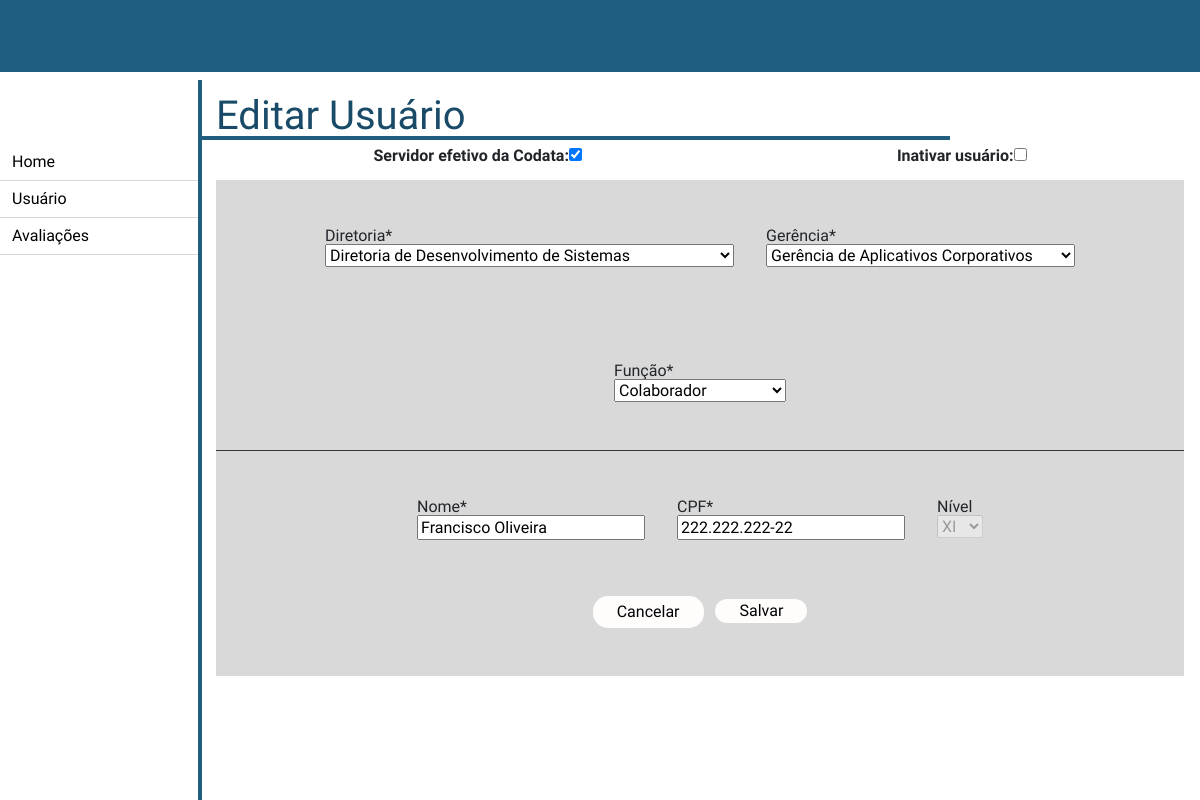
The app's page /recursos_humanos/editar_usuario/2 with its own data.
### recursos_humanos/models.py (models this page shows, shortened)
class Usuario(models.Model):
    FUNCAO = (
        ('presidente', "Presidente"),
        ('diretos', "Diretor"),
        ('gerente', "Gerente"),
        ('chefe', "Chefe"),
        ('colaborador', "Colaborador"),
        ('cedido', "Cedido a outro orgão"),
        ('recursos_humanos', "Recursos Humanos"),
    )
    CLASSE = (
        ('classe1', "Classe 1"),
        ('classe2', "Classe 2"),
        ('classe3', "Classe 3"),
    )
    NIVEL = (
        ('', '----'),
        ('i', "I"),
        ('ii', "II"),
        ('iii', "III"),
        ('iv', "IV"),
        ('v', "V"),
        ('vi', "VI"),
        ('vii', "VII"),
        ('viii', "VIII"),
        ('ix', "IX"),
        ('x', "X"),
        ('xi', "XI"),
        ('xii', "XII"),
    )
    nome = models.CharField(max_length=100, blank=False, null=False)
    senha = models.CharField(max_length=20, blank=False, null=False)
    email = models.EmailField(blank=False, null=False)
    cpf = models.CharField(max_length=14, blank=False, null=False)
    data_criacao_usuario = models.DateField(default=datetime.now, blank=False, null=False)
    data_atualizacao_usuario = models.DateField(blank=True, null=True)
    data_exclusao_usuario = models.DateField(blank=True, null=True)
    ultima_avaliacao = models.DateField(blank=True, null=True)
    setor = models.CharField(max_length=50)
    cargo = models.CharField(max_length=50)
    funcao = models.CharField(max_length=20, choices=FUNCAO)
    classe = models.CharField(max_length=20, choices=CLASSE)
    nivel = models.CharField(max_length=5, choices=NIVEL)
    gerencia = models.ForeignKey('Gerencia', on_delete=models.CASCADE)
    diretoria = models.ForeignKey('Diretoria', on_delete=models.CASCADE)
    efetivo = models.BooleanField(default=False)
    inativo = models.BooleanField(default=False)
    meritos = models.ManyToManyField(FatorDesempenhoMerito, blank=True)
    demeritos = models.ManyToManyField(FatorDesempenhoDemerito, blank=True)
    avaliacoes = models.ManyToManyField(AvaliacaoDesempenho, blank=True)
    class Meta:
        verbose_name = "Usuário"

class Diretoria(models.Model):
    diretoria = models.CharField(max_length=100, blank=False, null=False)
    sigla = models.CharField(max_length=10, blank=False, null=False)
    def __str__(self) -> str:
        return self.diretoria

class Gerencia(models.Model):
    gerencia = models.CharField(max_length=100, blank=False, null=False)
    diretoria = models.ForeignKey(Diretoria, on_delete=models.CASCADE)
    class Meta:
        verbose_name = "Gerência"
    def __str__(self) -> str:
        return self.gerencia

### recursos_humanos/views.py (the view)
# urls.py: path('editar_usuario/<int:id>', views.editar_usuario, name='editar_usuario'),
def editar_usuario(request, id=None):
    instance = get_object_or_404(Usuario, id=id)
    form = EditarUsuarioForm(request.POST or None, instance=instance)
    if form.is_valid():
        instance = form.save(commit=False)
        instance.save()
        return redirect("listar_usuarios")
    return render(request, "recursos_humanos/editar_usuario.html", {"instance": instance, "form": form})

### recursos_humanos/forms.py
class EditarUsuarioForm(forms.ModelForm):
    def __init__(self, *args, **kwargs):
        super().__init__(*args, **kwargs)
        self.fields['gerencia'].queryset = Gerencia.objects.none()
        if 'diretoria' in self.data:
            try:
                id_diretoria = int(self.data.get('diretoria'))
                self.fields['gerencia'].queryset = Gerencia.objects.filter(diretoria_id=id_diretoria).order_by('gerencia')
            except (ValueError, TypeError):
                pass  # invalid input from the client; ignore and fallback to empty Gerencia queryset
        elif self.instance.pk:
            self.fields['gerencia'].queryset = self.instance.diretoria.gerencia_set.order_by('gerencia')
    class Meta:
        model = Usuario
        fields = ['efetivo', 'inativo', 'diretoria', 'gerencia', 'funcao', 'nome', 'cpf', 'nivel']

### templates/recursos_humanos/editar_usuario.html (shortened to what this page needs)
{% extends './home.html' %}
{% block 'conteudo' %}
<div class="col m-0 p-0">
    <h1 class="border-bottom-blue pl-3 w-75">Editar Usuário</h1>
    <form action="" method="post" class="">
        <div class="row d-flex justify-content-around mx-3 my-2">
            <div class="row m-0 fieldWrapper">
                <label class="mb-0 font-weight-bold" for="{{ form.efetivo.efetivo }}">Servidor efetivo da
                    Codata:</label>
                <div>{{ form.efetivo }}</div>
            </div>
            <div class="row m-0 fieldWrapper">
                <label class="mb-0 font-weight-bold" for="{{ form.inativo.inativo }}">Inativar usuário:</label>
                <div>{{ form.inativo }}</div>
            </div>
        </div>
        <div class="d-flex flex-column align-items-center mt-3 mx-3" style="background-color: #D9D9D9;">
            <div class="row justify-content-center m-0">
                <div class="mx-3 my-5 fieldWrapper">
                    <label class="mb-0" for="{{ form.diretoria.diretoria }}">Diretoria*</label>
                    <div>{{ form.diretoria }}</div>
                </div>
                <div class="mx-3 my-5 fieldWrapper">
                    <label class="mb-0" for="{{ form.gerencia.gerencia }}">Gerência*</label>
                    <div>{{ form.gerencia }}</div>
                </div>
                <div class="mx-3 my-5 fieldWrapper">
                    <label class="mb-0" for="{{ form.funcao.funcao }}">Função*</label>
                    <div>{{ form.funcao }}</div>
                </div>
            </div>
            <div class="border-bottom border-dark w-100"></div>
            <div class="row justify-content-center m-0">
                <div class="mx-3 my-5 fieldWrapper">
                    <label class="mb-0" for="{{ form.nome.nome }}">Nome*</label>
                    <div>{{ form.nome }}</div>
                </div>
                <div class="mx-3 my-5 fieldWrapper">
                    <label class="mb-0" for="{{ form.cpf.cpf }}">CPF*</label>
                    <div>{{ form.cpf }}</div>
                </div>
                <div class="mx-3 my-5 fieldWrapper">
                    <label class="mb-0" for="{{ form.nivel.nivel }}">Nível</label>
                    <div>{{ form.nivel }}</div>
                </div>
            </div>
            <div class="mt-2 mb-5">
                <a href="{% url 'listar_usuarios' %}" class="btn border-0 px-4 py-1"
                    style="background-color: #FFFCFC; border-radius: 15px; color: black;" id="botao-editar">Cancelar</a>
                <input class="border-0 px-4 py-1 ml-2" style="background-color: #FFFCFC; border-radius: 15px;" type="submit"
                    value="Salvar">
            </div>
        </div>
    </form>
</div>
{% endblock %}

### locallibrary/static/avaliacao360/css/style.css (style rules this page uses)
html, body, div, span, applet, object, iframe, h1, h2, h3, h4, h5, h6, p, blockquote, pre, a, abbr, acronym, address, big, cite, code, del, dfn, em, img, ins, kbd, q, s, samp, small, strike, b, sub, sup, tt, var, b, u, i, center, dl, dt, dd, ol, ul, li, fieldset, form, label, legend, table, caption, tbody, tfoot, thead, tr, th, td, article, aside, canvas, details, embed, figure, figcaption, footer, header, hgroup, menu, nav, output, ruby, section, summary, time, mark, audio, video { margin: 0; padding: 0; border: 0; font-size: 100%; font: inherit; vertical-align: baseline; font-family: 'Rhodium Libre', serif; }
body { line-height: 1; }
h1 { color: #194b69; border-bottom-width: 4px; border-bottom-style: solid; border-bottom-color: #205e7f; font-size: 2.5em; }

### records on screen
Usuario: efetivo "☑", funcao "Colaborador", nome "Francisco Oliveira", cpf "222.222.222-22", nivel "XI"
Diretoria: diretoria "Diretoria de Desenvolvimento de Sistemas"
Gerencia: gerencia "Gerência de Aplicativos Corporativos"
